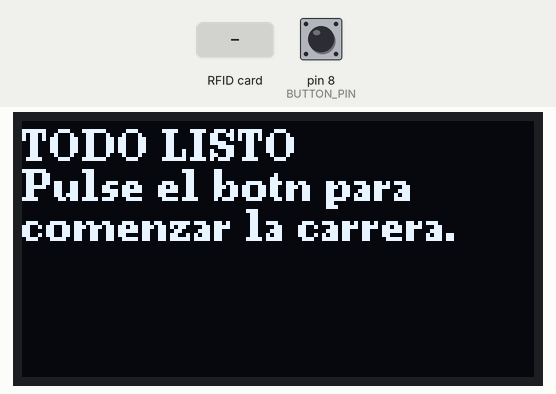
Recording of a sketch running on a simulated Arduino Uno, built with avr-gcc and run on an emulated ATmega328P. Shown: 128×64 one-colour display. The test bench sets the inputs (shaded band); at power-on: pin 8 (BUTTON_PIN) HIGH.

Above: at 1.7 s.
1.8 s: pin 8 (BUTTON_PIN) pulled LOW for 3.2 s
At 5.6 s:
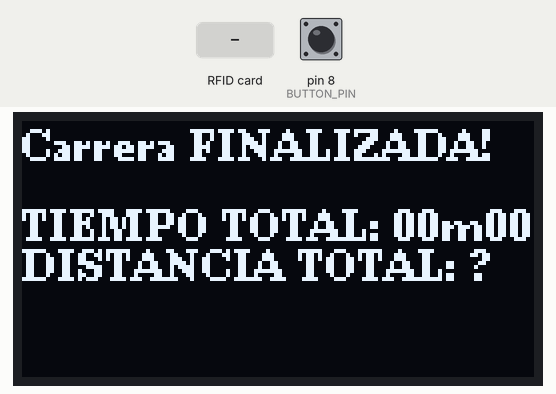
6.5 s: RFID card 63 8B 67 EE held to the reader
At 8.0 s:
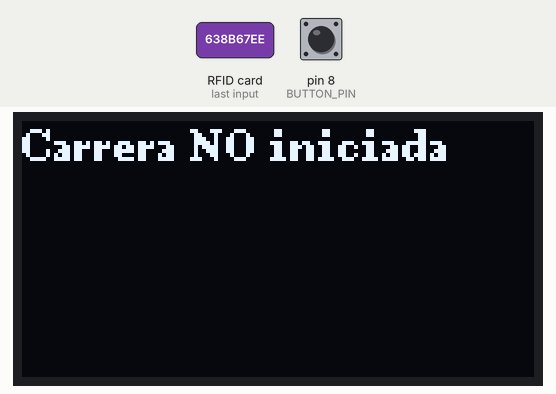
8.4 s: pin 8 (BUTTON_PIN) pulled LOW for 0.15 s
At 9.8 s:
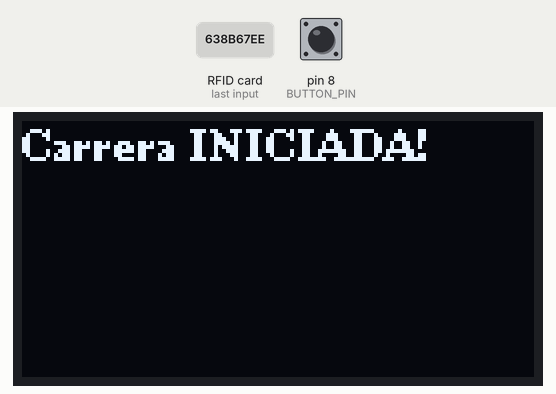
10.1 s: RFID card 73 1D F2 F6 held to the reader
At 12.4 s:
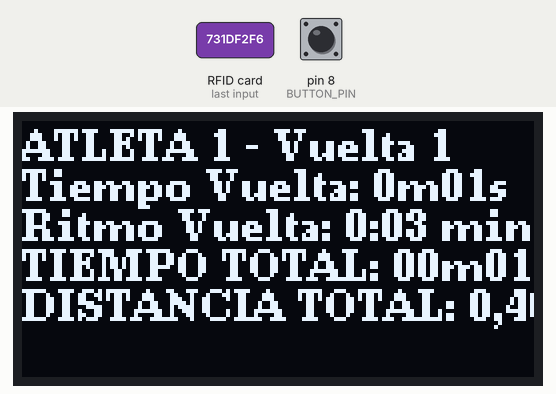
13.1 s: RFID card 5E 7A 19 C4 held to the reader
At 15.4 s:
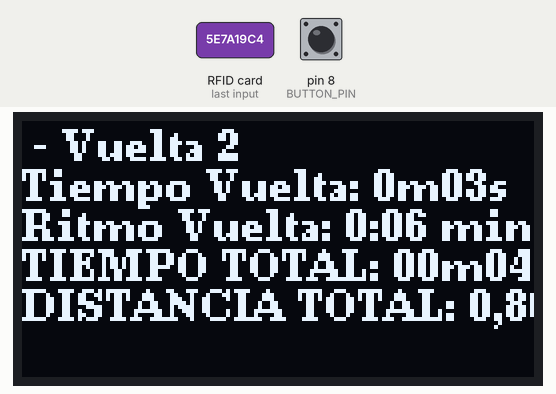
16.1 s: pin 8 (BUTTON_PIN) pulled LOW for 1 s
At 17.6 s:
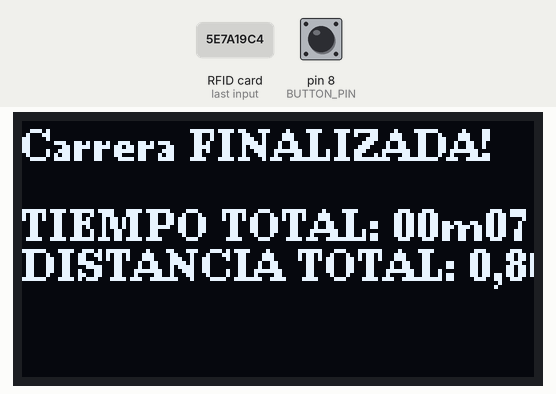
Timing chart, 0 to 19.1 s (numbered marks = the images above; inputs shaded):
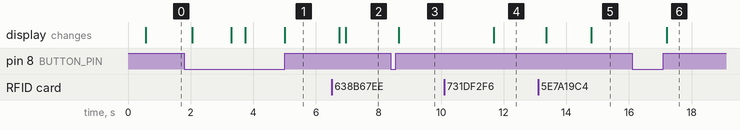

The sketch:

sketch_RFID_OLED.ino
```cpp
#include <SPI.h>
#include <MFRC522.h>
#include <Wire.h>
#include <SoftwareSerial.h>
#include <U8g2lib.h>

/**********************************************************/
// Initialize display with minimal memory mode
U8G2_SH1106_128X64_NONAME_1_HW_I2C u8g2(U8G2_R0, /* reset=*/ U8X8_PIN_NONE);
/*********************************************************/

SoftwareSerial mySIM800(2, 3); // SIM800 TX & RX connected to Arduino #2 & #3

#define BUTTON_PIN 8
//#define REDPIN 7
//#define GREENPIN 6

#define RST_PIN 9 // RC522 reset pin
#define SS_PIN 10 // RC522 SS (SDA) pin
MFRC522 mfrc522(SS_PIN, RST_PIN); // Create instance for RC522

byte ActualUID[4]; // Stores the Tag UID
const byte Atleta1[4] = {0x73, 0x1D, 0xF2, 0xF6}; // UID for athlete 1
const byte Atleta2[4] = {0x63, 0x8B, 0x67, 0xEE}; // UID for athlete 2

const int LAP_LENGTH = 400; // Use 0 for unknown lap distance.

// Function prototypes
void setupPins();
void initializeModules();
void handleRFID();
void handleDisplay(String texto);
void handleButtonPress();
String printLaptimeAndTotaltime(bool includeLapInfo);

unsigned long LastStateChangeTime = 0;
unsigned long startTime = 0;
bool isStartTimeSet = false;
unsigned long totalDistance = 0;

void setup() {
  setupPins();
  initializeModules();
  handleDisplay("TODO LISTO\nPulse el botón para\ncomenzar la carrera.");
}

void loop() {
  handleRFID();
  handleButtonPress();
}

void setupPins() {
  pinMode(BUTTON_PIN, INPUT_PULLUP);
  // pinMode(REDPIN, OUTPUT);
  // pinMode(GREENPIN, OUTPUT);
  // digitalWrite(REDPIN, LOW);
  // digitalWrite(GREENPIN, LOW);
}

void initializeModules() {
  SPI.begin();
  mfrc522.PCD_Init();
  mySIM800.begin(9600);
  u8g2.begin();
  u8g2.setFont(u8g2_font_ncenB08_tr); // Use a memory-efficient font
}

void handleRFID() {
  if (!mfrc522.PICC_IsNewCardPresent() || !mfrc522.PICC_ReadCardSerial()) {
    return;
  }
  String resString = "";
  // Compare read UID with predefined UIDs
  if (memcmp(mfrc522.uid.uidByte, Atleta1, 4) == 0) {
    resString = "ATLETA 1";
    // handleDisplay("Athlete 1 Detected\nReady");
    // digitalWrite(GREENPIN, HIGH);
    // delay(1000);
    // digitalWrite(GREENPIN, LOW);
  } else {
    handleDisplay("ATLETA Descnocido");
    // digitalWrite(REDPIN, HIGH);
    // delay(1000);
    // digitalWrite(REDPIN, LOW);
  }

  if (!isStartTimeSet){
    resString = "Carrera NO iniciada";
    // printLCD(0, 0, resString);
    handleDisplay(resString);
  } else {
    String sVuelta = "";
    if (LAP_LENGTH > 0) {
      totalDistance = totalDistance + LAP_LENGTH;
      int n_vuelta = totalDistance / LAP_LENGTH;
      sVuelta = "Vuelta " + String(n_vuelta);
    } else {
      sVuelta = "Vuelta ?";
    }

    String smsText = resString + " - " + sVuelta + "\n";
    String raceInfo = printLaptimeAndTotaltime(true);
    smsText = smsText + raceInfo;
    // sendSMS(smsText);
    handleDisplay(smsText);
  }

  mfrc522.PICC_HaltA();
}

void handleDisplay(String texto){
  const char* message = texto.c_str();
  u8g2.firstPage();
  do {
    int y = 10; // Initial Y position
    const char* line = message;
    const char* nextLine;
    while ((nextLine = strchr(line, '\n')) != NULL) {
      u8g2.drawUTF8(0, y, String(line).substring(0, nextLine - line).c_str());
      y += 10; // Move to the next line
      line = nextLine + 1;
    }
    u8g2.drawStr(0, y, line); // Draw the last line
  } while (u8g2.nextPage());
}

void handleButtonPress() {
  if (digitalRead(BUTTON_PIN) == LOW) { // Adjusted for INPUT_PULLUP logic
    if (!isStartTimeSet) {
      startTime = millis();
      LastStateChangeTime = startTime;
      isStartTimeSet = true;
      handleDisplay("¡Carrera INICIADA!");
    } else { // Si se pulsa el botón cuando la carrera está iniciada, entonces la finalizamos
      unsigned long endTime = millis();
      String endString = "Carrera FINALIZADA";

      // if (isNetworkOK){
      //   String horaFin = getNetworktime();
      //   endString = endString + " a las " + String(horaFin);
      // }
      endString = endString + "!";

      String smsText = endString + "\n";
      String raceInfo = printLaptimeAndTotaltime(false);
      smsText = smsText + "\n" + raceInfo;
      handleDisplay(smsText.c_str());

      // if (isNetworkOK) sendSMS(smsText);


      //Reset variables for a new race
      isStartTimeSet = false;
      LastStateChangeTime = 0;
      startTime = 0;
      totalDistance = 0;
    }
    delay(200);  // Debounce delay
  }
}

String printLaptimeAndTotaltime(bool includeLapInfo)
{
  String sTextoCompleto = "";
  if (!isStartTimeSet) {
    return sTextoCompleto;
  }

  unsigned long currentTime = millis();
  unsigned long lapTime = currentTime - LastStateChangeTime;

  unsigned long hours = lapTime / 3600000;
  unsigned long minutes = (lapTime % 3600000) / 60000;
  unsigned long seconds = (lapTime % 60000) / 1000;
  String sTiempoVuelta = "";
  if (includeLapInfo) {
    sTiempoVuelta = "Tiempo Vuelta: ";
    // Serial.print("  T vuelta: ");
    // Serial.print(hours);
    // Serial.print(":");
    // if (minutes < 10) res = res + "0"; //Serial.print("0");
    sTiempoVuelta = sTiempoVuelta + minutes;
    // Serial.print(minutes);
    // Serial.print("m");
    sTiempoVuelta = sTiempoVuelta + "m";
    if (seconds < 10) sTiempoVuelta = sTiempoVuelta + "0";// Serial.print("0");
    // Serial.print(seconds);
    sTiempoVuelta = sTiempoVuelta + seconds;
    // Serial.print("s. ");
    sTiempoVuelta = sTiempoVuelta + "s";

    String ritmoVuelta = getLapPace(lapTime);
    // lcd.clear();
    // printLCD(0,0,sTiempoVuelta);
    // printLCD(1,0,ritmoVuelta);
    // delay(2000);

    Serial.print(sTiempoVuelta);
    Serial.print(". ");
    Serial.println(ritmoVuelta);
    sTextoCompleto = sTiempoVuelta + "\n" + ritmoVuelta + "\n";
  }

  //TOTAL STATISTICS
  unsigned long totalTime = currentTime - startTime;
  hours = totalTime / 3600000;
  minutes = (totalTime % 3600000) / 60000;
  seconds = (totalTime % 60000) / 1000;

  // Serial.println("  ---");
  String sTiempoTotal = "TIEMPO TOTAL: ";
  // Serial.print("T TOTAL: ");
  if (hours >0){
    // Serial.print(hours);
    // Serial.print("h");
    sTiempoTotal = sTiempoTotal + hours + "h";
  }
  if (minutes < 10) sTiempoTotal = sTiempoTotal + "0"; //Serial.print("0");
  // Serial.print(minutes);
  // Serial.print("m");
  sTiempoTotal = sTiempoTotal + minutes + "m";
  if (seconds < 10) sTiempoTotal = sTiempoTotal + "0"; //Serial.print("0");
  // Serial.print(seconds);
  // Serial.print("s. ");
  sTiempoTotal = sTiempoTotal + seconds + "s";

  // lcd.clear();
  // printLCD(0,0,sTiempoTotal);
  Serial.print(sTiempoTotal);

  String sDistanciaTotal = getDistance(totalDistance);
  // printLCD(1,0,sDistanciaTotal);
  Serial.print(". ");
  Serial.println(sDistanciaTotal);
  sTextoCompleto = sTextoCompleto + sTiempoTotal + "\n" + sDistanciaTotal;

  LastStateChangeTime = currentTime;
  delay(200);  // Debounce delay

  return sTextoCompleto;
}

//Escribe la distancia total recorrida
String getDistance(unsigned long distanceInMeters) {
  unsigned long kilometers = distanceInMeters / 1000;
  unsigned long meters = distanceInMeters % 1000;

  if (distanceInMeters == 0) return "DISTANCIA TOTAL: ?";

  // Serial.print("DISTANCIA: ");
  // Serial.print(kilometers);
  // Serial.print(",");
  // Serial.print(meters);
  // Serial.println(" km");
  String res = "DISTANCIA TOTAL: " + String(kilometers) + "," + String(meters) + " km";

  return res;
}

// Lee los milisegundos pasados y los convierte en min/km para una vuelta con longitud LAP_LENGTH (400m)
String getLapPace(unsigned long msec){
  String res = "";
  // Serial.println(msec);

  if (LAP_LENGTH == 0) return "";

  unsigned long proporcion = 1000 / LAP_LENGTH; // 1000/400 = 2.5

  unsigned long msecPerKm = msec * proporcion;
  unsigned long hours = msecPerKm / 3600000;
  unsigned long minutes = (msecPerKm % 3600000) / 60000;
  unsigned long seconds = (msecPerKm % 60000) / 1000;

  res = "Ritmo Vuelta: ";
  // Serial.print("R vuelta: ");
  // Serial.print(hours);
  // Serial.print(":");
  // if (minutes < 10) Serial.print("0");
  res = res + minutes + ":";
  // Serial.print(minutes);
  // Serial.print(":");
  if (seconds < 10) res = res + "0";//Serial.print("0");
  res = res + seconds + " min/km";
  // Serial.print(seconds);
  // Serial.println(" min/km");

  return res;
}
```

Measured:
- after the input at 1.8 s, the display: first changes after 0.24 s (image 1 shows a later state)
- after the input at 6.5 s, the display: first changes after 0.25 s (image 2 shows a later state)
- after the input at 8.4 s, the display: changes after 0.24 s (image 3)
- after the input at 10.1 s, the display: changes after 1.6 s (image 4)
- after the input at 13.1 s, the display: first changes after 0.26 s (image 5 shows a later state)
- after the input at 16.1 s, the display: changes after 1.1 s (image 6)
